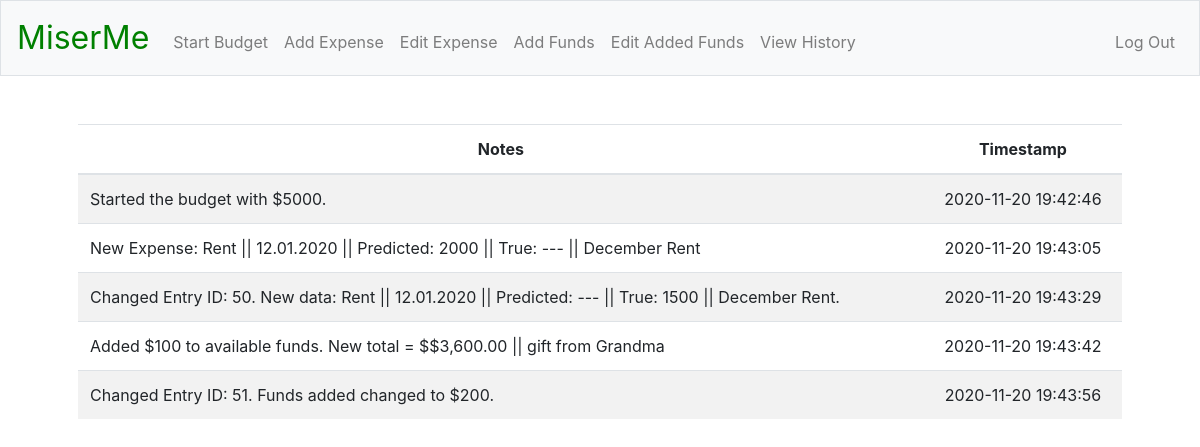
Before: /history (signed in) with the older database file.
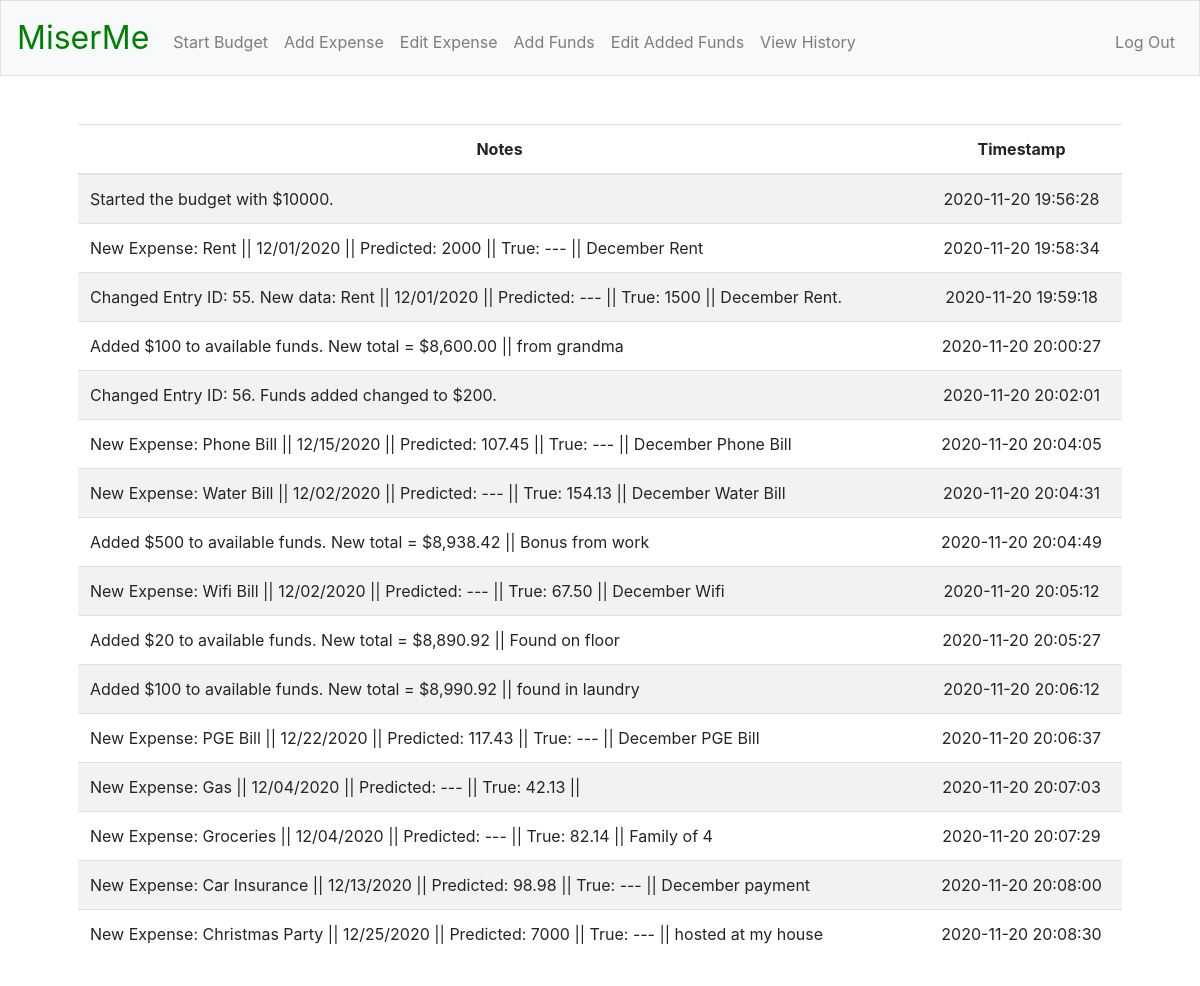
After: the same page with the newer database file.
### tables this page shows
CREATE TABLE history (
history_id INTEGER PRIMARY KEY AUTOINCREMENT NOT NULL,
user_id INTEGER NOT NULL,
notes TEXT NOT NULL,
timestamp DATETIME DEFAULT (DATETIME(CURRENT_TIMESTAMP, 'LOCALTIME')),
FOREIGN KEY(user_id) REFERENCES registrants(id));

### app.py (the view)
@app.route("/history")
@login_required
def history():
    c.execute("""
    SELECT notes, timestamp FROM history WHERE user_id = :user_id;
    """, {"user_id": session["user_id"]})
    rows = c.fetchall()
    entries = []
    for row in rows:
        entries.append({
            "notes": row[0],
            "timestamp": row[1]
        })
    return render_template("history.html", entries = entries)

### helpers.py (called while the page is built)
def login_required(f):
    @wraps(f)
    def decorated_functions(*args, **kwargs):
        if session.get("user_id") is None:
            return redirect("/login")
        return f(*args, **kwargs)
    return decorated_functions

### templates/history.html (shortened to what this page needs)
{% extends "layout.html" %}
{% block main %}
    <table class="table table-striped">
        <thead>
            <tr>
                <th>Notes</th>
                <th>Timestamp</th>
            </tr>
        </thead>
        <tbody>
            {% for i in entries %}
            <tr>
                <td style="text-align:left">{{ i["notes"] }}</td>
                <td>{{ i["timestamp"] }}</td>
            </tr>
            {% endfor %}
        </tbody>
    </table>
{% endblock %}

Changed rows visible on the page:
removed history: notes "Started the budget with $5000.", timestamp "2020-11-20 19:42:46"
removed history: notes "New Expense: Rent || 12.01.2020 || Predicted: 2000 || True: --- || December Rent", timestamp "2020-11-20 19:43:05"
removed history: notes "Changed Entry ID: 50. New data: Rent || 12.01.2020 || Predicted: --- || True: 1500 || December Rent.", timestamp "2020-11-20 19:43:29"
removed history: notes "Added $100 to available funds. New total = $$3,600.00 || gift from Grandma", timestamp "2020-11-20 19:43:42"
removed history: notes "Changed Entry ID: 51. Funds added changed to $200.", timestamp "2020-11-20 19:43:56"
added history: notes "Started the budget with $10000.", timestamp "2020-11-20 19:56:28"
added history: notes "New Expense: Rent || 12/01/2020 || Predicted: 2000 || True: --- || December Rent", timestamp "2020-11-20 19:58:34"
added history: notes "Changed Entry ID: 55. New data: Rent || 12/01/2020 || Predicted: --- || True: 1500 || December Rent.", timestamp "2020-11-20 19:59:18"
added history: notes "Added $100 to available funds. New total = $8,600.00 || from grandma", timestamp "2020-11-20 20:00:27"
added history: notes "Changed Entry ID: 56. Funds added changed to $200.", timestamp "2020-11-20 20:02:01"
added history: notes "New Expense: Phone Bill || 12/15/2020 || Predicted: 107.45 || True: --- || December Phone Bill", timestamp "2020-11-20 20:04:05"
added history: notes "New Expense: Water Bill || 12/02/2020 || Predicted: --- || True: 154.13 || December Water Bill", timestamp "2020-11-20 20:04:31"
added history: notes "Added $500 to available funds. New total = $8,938.42 || Bonus from work", timestamp "2020-11-20 20:04:49"
added history: notes "New Expense: Wifi Bill || 12/02/2020 || Predicted: --- || True: 67.50 || December Wifi", timestamp "2020-11-20 20:05:12"
added history: notes "Added $20 to available funds. New total = $8,890.92 || Found on floor", timestamp "2020-11-20 20:05:27"
added history: notes "Added $100 to available funds. New total = $8,990.92 || found in laundry", timestamp "2020-11-20 20:06:12"
added history: notes "New Expense: PGE Bill || 12/22/2020 || Predicted: 117.43 || True: --- || December PGE Bill", timestamp "2020-11-20 20:06:37"
added history: notes "New Expense: Gas || 12/04/2020 || Predicted: --- || True: 42.13 ||", timestamp "2020-11-20 20:07:03"
added history: notes "New Expense: Groceries || 12/04/2020 || Predicted: --- || True: 82.14 || Family of 4", timestamp "2020-11-20 20:07:29"
added history: notes "New Expense: Car Insurance || 12/13/2020 || Predicted: 98.98 || True: --- || December payment", timestamp "2020-11-20 20:08:00"
added history: notes "New Expense: Christmas Party || 12/25/2020 || Predicted: 7000 || True: --- || hosted at my house", timestamp "2020-11-20 20:08:30"
